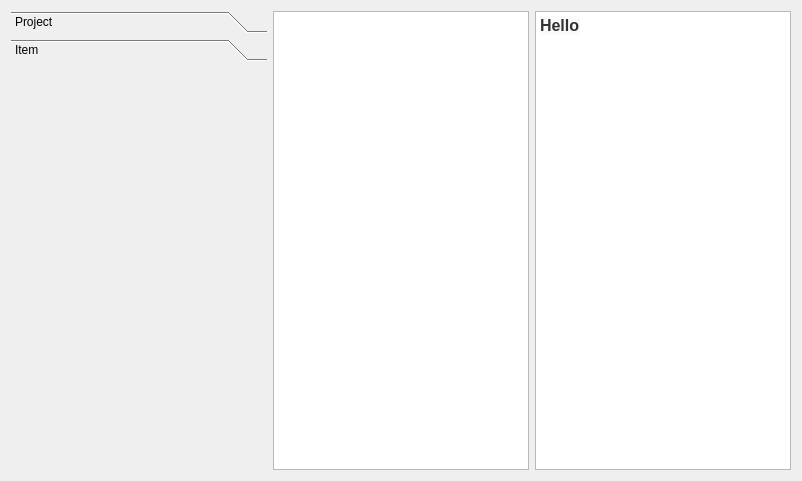
<?xml version="1.0" encoding="UTF-8"?>
<ui version="4.0">
 <class>SelectTemplateForm</class>
 <widget class="QWizardPage" name="SelectTemplateForm">
  <property name="geometry">
   <rect>
    <x>0</x>
    <y>0</y>
    <width>802</width>
    <height>481</height>
   </rect>
  </property>
  <property name="windowTitle">
   <string>WizardPage</string>
  </property>
  <layout class="QHBoxLayout" name="horizontalLayout">
   <item>
    <widget class="QToolBox" name="toolBox">
     <property name="currentIndex">
      <number>1</number>
     </property>
     <widget class="GWProject::ProjectTemplatesOverview" name="page">
      <property name="geometry">
       <rect>
        <x>0</x>
        <y>0</y>
        <width>257</width>
        <height>397</height>
       </rect>
      </property>
      <attribute name="label">
       <string>Project</string>
      </attribute>
     </widget>
     <widget class="GWProject::ItemTemplatesOverview" name="page_2">
      <property name="geometry">
       <rect>
        <x>0</x>
        <y>0</y>
        <width>257</width>
        <height>397</height>
       </rect>
      </property>
      <attribute name="label">
       <string>Item</string>
      </attribute>
     </widget>
    </widget>
   </item>
   <item>
    <widget class="QListWidget" name="listWidget"/>
   </item>
   <item>
    <widget class="QTextEdit" name="textEdit">
     <property name="html">
      <string>&lt;!DOCTYPE HTML PUBLIC &quot;-//W3C//DTD HTML 4.0//EN&quot; &quot;http://www.w3.org/TR/REC-html40/strict.dtd&quot;&gt;
&lt;html&gt;&lt;head&gt;&lt;meta name=&quot;qrichtext&quot; content=&quot;1&quot; /&gt;&lt;style type=&quot;text/css&quot;&gt;
p, li { white-space: pre-wrap; }
&lt;/style&gt;&lt;/head&gt;&lt;body style=&quot; font-family:''; font-size:12pt; font-weight:400; font-style:normal;&quot;&gt;
&lt;p style=&quot; margin-top:0px; margin-bottom:0px; margin-left:0px; margin-right:0px; -qt-block-indent:0; text-indent:0px;&quot;&gt;&lt;span style=&quot; font-family:'Verdana,Arial,Tahoma,Calibri,Geneva,sans-serif'; font-weight:600; color:#333333; background-color:#fafafa;&quot;&gt;Hello&lt;/span&gt;&lt;/p&gt;&lt;/body&gt;&lt;/html&gt;</string>
     </property>
    </widget>
   </item>
  </layout>
 </widget>
 <customwidgets>
  <customwidget>
   <class>GWProject::ProjectTemplatesOverview</class>
   <extends>QWidget</extends>
   <header>projecttemplatesoverview.h</header>
   <container>1</container>
  </customwidget>
  <customwidget>
   <class>GWProject::ItemTemplatesOverview</class>
   <extends>QWidget</extends>
   <header>itemtemplatesoverview.h</header>
   <container>1</container>
  </customwidget>
 </customwidgets>
 <resources/>
 <connections/>
</ui>
